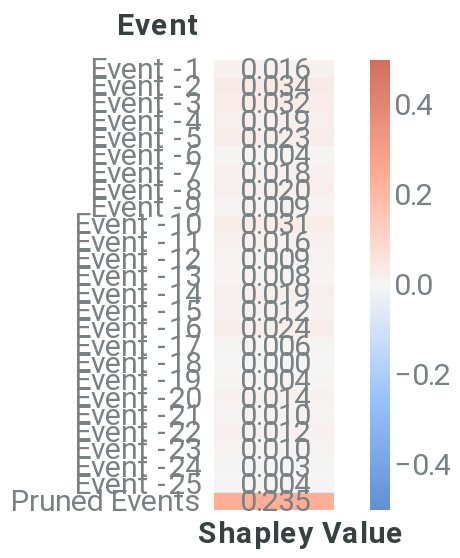

Notebook source saved alongside this figure:
### Markdown cell above
##### Event-level explanation

### Code cell
event_dict = {'rs': 42, 'nsamples': 32000}
event_data = local_event(f, pos_x_data, event_dict, positive_sequence_id, sequence_id_feat, average_event, pruning_idx)
event_plot = plot_event_heatmap(event_data)
event_plot

### Figure 1 — Vega-Lite specification as saved in the notebook (floating-point values rounded to 4 significant figures)
{"config": {"axis": {"domain": true, "domainColor": "#798184", "grid": false, "gridColor": "#798184", "gridOpacity": 0.5, "gridDash": [3, 5], "gridWidth": 0.8, "gridCap": "round", "labelPadding": 3, "labelFont": "Roboto", "labelColor": "#798184", "tickSize": 5, "tickColor": "#798184", "tickOpacity": 0.5, "titleColor": "#384140", "titleFont": "Roboto", "titleFontSize": 12}, "axisBand": {"domain": true, "ticks": false, "labelPadding": 7}, "axisY": {"domain": false, "titleAlign": "left", "titleAngle": 0, "titleX": -20, "titleY": -10}, "legend": {"labelColor": "#798184", "labelFontSize": 12, "symbolSize": 40, "titleColor": "#384140", "titleFontSize": 12, "titlePadding": 10, "titleFont": "Roboto", "labelFont": "Roboto"}, "line": {"stroke": "#618FE0", "strokeWidth": 2}, "rule": {"stroke": "#798184"}, "path": {"stroke": "#618FE0", "strokeWidth": 0.5}, "rect": {"fill": "#618FE0"}, "point": {"filled": true, "shape": "circle"}, "shape": {"stroke": "#618FE0"}, "bar": {"fill": "#618FE0", "stroke": null}, "text": {"font": "Roboto", "color": "#384140", "fontSize": 12}, "arc": {"stroke": "#fff", "strokeWidth": 1}, "range": {"category": ["#618FE0", "#50D0B0", "#E17560", "#E8B474", "#D889C4", "#34A3BC", "#A583A4"], "ramp": ["#001854", "#002f72", "#04478e", "#1e5fab", "#4477c5", "#6290e1", "#7ea9fd", "#9ec7ff", "#bde4ff"], "heatmap": ["#001854", "#002f72", "#04478e", "#1e5fab", "#4477c5", "#6290e1", "#7ea9fd", "#9ec7ff", "#bde4ff"], "diverging": ["#003b26", "#006b52", "#1aa082", "#55d5b5", "#f5f5f5", "#ffaa92", "#d16f5b", "#9e392c", "#650200"]}, "title": {"anchor": "start", "fontSize": 20, "color": "#384140", "fontWeight": "bold", "offset": 20, "font": "Roboto", "subtitleColor": "#384140", "subtitleFontSize": 16}, "header": {"labelFontSize": 12, "titleFontSize": 16, "labelColor": "#384140", "titleColor": "#384140", "titleFont": "Roboto", "labelFont": "Roboto"}, "group": {"fill": "white"}, "background": "white", "view": {"stroke": "transparent", "continuousHeight": 300, "continuousWidth": 400}}, "layer": [{"mark": "rect", "encoding": {"color": {"field": "rounded", "legend": {"gradientLength": 225, "gradientThickness": 10, "labelFontSize": 15, "orient": "right"}, "scale": {"domain": [-0.5, 0.5], "range": ["#5f8fd6", "#99c3fb", "#f5f5f5", "#ffaa92", "#d16f5b"]}, "title": null, "type": "quantitative"}, "x": {"axis": {"title": "Shapley Value", "titleFontSize": 15}, "field": "column", "type": "ordinal"}, "y": {"axis": {"domain": false, "labelFontSize": 15, "title": "Event", "titleFontSize": 15, "titleX": -49}, "field": "Feature", "sort": ["Event -1", "Event -2", "Event -3", "Event -4", "Event -5", "Event -6", "Event -7", "Event -8", "Event -9", "Event -10", "Event -11", "Event -12", "Event -13", "Event -14", "Event -15", "Event -16", "Event -17", "Event -18", "Event -19", "Event -20", "Event -21", "Event -22", "Event -23", "Event -24", "Event -25", "Pruned Events"], "type": "ordinal"}}}, {"mark": {"type": "text", "align": "right", "baseline": "middle", "color": "#798184", "dx": 18, "fontSize": 15}, "encoding": {"text": {"field": "rounded_str", "type": "nominal"}, "x": {"axis": {"domain": false, "labels": false, "title": "Shapley Value", "titleX": 43}, "field": "column", "type": "ordinal"}, "y": {"axis": {"domain": false, "labelFontSize": 15, "title": "Event", "titleFontSize": 15, "titleX": -49}, "field": "Feature", "sort": ["Event -1", "Event -2", "Event -3", "Event -4", "Event -5", "Event -6", "Event -7", "Event -8", "Event -9", "Event -10", "Event -11", "Event -12", "Event -13", "Event -14", "Event -15", "Event -16", "Event -17", "Event -18", "Event -19", "Event -20", "Event -21", "Event -22", "Event -23", "Event -24", "Event -25", "Pruned Events"], "type": "ordinal"}}}], "data": {"name": "data-ff3fdf43b0817bf911d427e17820b359"}, "height": 225, "width": 60, "$schema": "https://vega.github.io/schema/vega-lite/v4.17.0.json", "datasets": {"data-ff3fdf43b0817bf911d427e17820b359": [{"Shapley Value": 0.01559, "Feature": "Event -1", "row": 1, "column": 1, "rounded": 0.016, "rounded_str": "0.016"}, {"Shapley Value": 0.03442, "Feature": "Event -2", "row": 2, "column": 1, "rounded": 0.034, "rounded_str": "0.034"}, {"Shapley Value": 0.03235, "Feature": "Event -3", "row": 3, "column": 1, "rounded": 0.032, "rounded_str": "0.032"}, {"Shapley Value": 0.01928, "Feature": "Event -4", "row": 4, "column": 1, "rounded": 0.019, "rounded_str": "0.019"}, {"Shapley Value": 0.02288, "Feature": "Event -5", "row": 5, "column": 1, "rounded": 0.023, "rounded_str": "0.023"}, {"Shapley Value": 0.003557, "Feature": "Event -6", "row": 6, "column": 1, "rounded": 0.004, "rounded_str": "0.004"}, {"Shapley Value": 0.0182, "Feature": "Event -7", "row": 7, "column": 1, "rounded": 0.018, "rounded_str": "0.018"}, {"Shapley Value": 0.02039, "Feature": "Event -8", "row": 8, "column": 1, "rounded": 0.02, "rounded_str": "0.020"}, {"Shapley Value": 0.009103, "Feature": "Event -9", "row": 9, "column": 1, "rounded": 0.009, "rounded_str": "0.009"}, {"Shapley Value": 0.03076, "Feature": "Event -10", "row": 10, "column": 1, "rounded": 0.031, "rounded_str": "0.031"}, {"Shapley Value": 0.01643, "Feature": "Event -11", "row": 11, "column": 1, "rounded": 0.016, "rounded_str": "0.016"}, {"Shapley Value": 0.008736, "Feature": "Event -12", "row": 12, "column": 1, "rounded": 0.009, "rounded_str": "0.009"}, {"Shapley Value": 0.007932, "Feature": "Event -13", "row": 13, "column": 1, "rounded": 0.008, "rounded_str": "0.008"}, {"Shapley Value": 0.01904, "Feature": "Event -14", "row": 14, "column": 1, "rounded": 0.019, "rounded_str": "0.019"}, {"Shapley Value": 0.0121, "Feature": "Event -15", "row": 15, "column": 1, "rounded": 0.012, "rounded_str": "0.012"}, {"Shapley Value": 0.02379, "Feature": "Event -16", "row": 16, "column": 1, "rounded": 0.024, "rounded_str": "0.024"}, {"Shapley Value": 0.006285, "Feature": "Event -17", "row": 17, "column": 1, "rounded": 0.006, "rounded_str": "0.006"}, {"Shapley Value": 0.0, "Feature": "Event -18", "row": 18, "column": 1, "rounded": 0.0, "rounded_str": "0.000"}, {"Shapley Value": 0.003952, "Feature": "Event -19", "row": 19, "column": 1, "rounded": 0.004, "rounded_str": "0.004"}, {"Shapley Value": 0.01398, "Feature": "Event -20", "row": 20, "column": 1, "rounded": 0.014, "rounded_str": "0.014"}, {"Shapley Value": 0.0104, "Feature": "Event -21", "row": 21, "column": 1, "rounded": 0.01, "rounded_str": "0.010"}, {"Shapley Value": 0.0123, "Feature": "Event -22", "row": 22, "column": 1, "rounded": 0.012, "rounded_str": "0.012"}, {"Shapley Value": 0.009901, "Feature": "Event -23", "row": 23, "column": 1, "rounded": 0.01, "rounded_str": "0.010"}, {"Shapley Value": 0.003195, "Feature": "Event -24", "row": 24, "column": 1, "rounded": 0.003, "rounded_str": "0.003"}, {"Shapley Value": 0.003654, "Feature": "Event -25", "row": 25, "column": 1, "rounded": 0.004, "rounded_str": "0.004"}, {"Shapley Value": 0.2352, "Feature": "Pruned Events", "row": 26, "column": 1, "rounded": 0.235, "rounded_str": "0.235"}]}}
